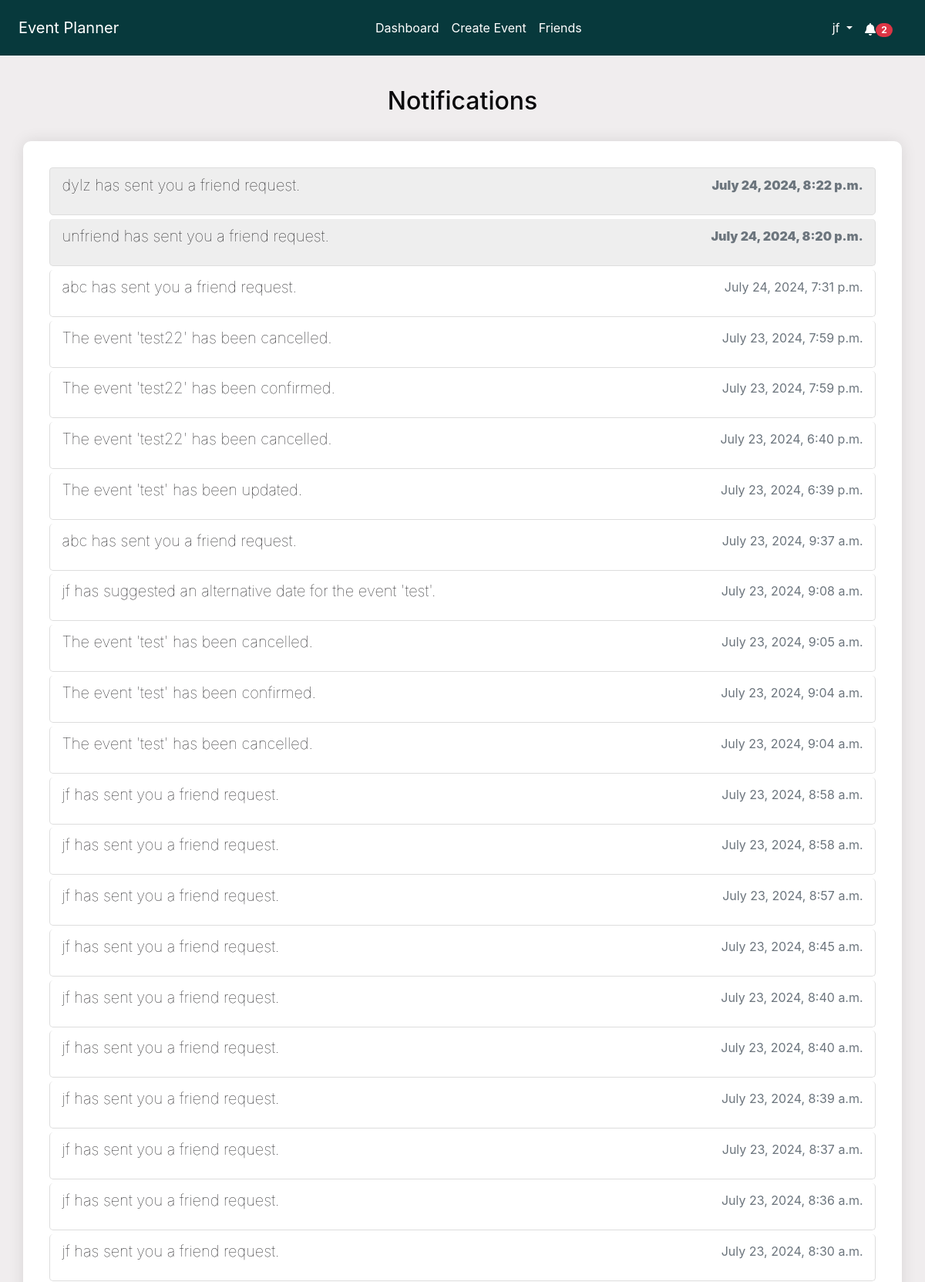
The page /notifications/ (signed in, upper part) on the database its author committed.
### notifications/models.py (models this page shows, shortened)
class Notification(models.Model):
    NOTIFICATION_TYPES = [
        ("event_created", "Event Created"),
        ("event_updated", "Event Updated"),
        ("event_cancelled", "Event Cancelled"),
        ("invitation_response", "Invitation Response"),
        ("suggested_alternate_date", "Suggested Alternate Date"),
        ("event_confirmed", "Event Confirmed"),
        ("friend_request_received", "Friend Request Received"),
    ]
    user = models.ForeignKey(User, on_delete=models.CASCADE)
    event = models.ForeignKey(
        Event, on_delete=models.CASCADE, null=True, blank=True
    )
    type = models.CharField(max_length=50, choices=NOTIFICATION_TYPES)
    message = models.TextField()
    created_at = models.DateTimeField(auto_now_add=True)
    read = models.BooleanField(default=False)
    url = models.URLField(default="/")

### notifications/views.py (the view)
# urls.py: path("", views.notifications, name="notifications"),
@login_required
def notifications(request):
    notifications = Notification.objects.filter(user=request.user).order_by(
        "-created_at"
    )
    context = {"notifications": notifications}
    return render(request, "notifications/notifications.html", context)

### accounts/context_processors.py (called while the page is built)
def google_api_key(request):
    return {"GOOGLE_API_KEY": os.getenv("GOOGLE_API_KEY")}

### notifications/context_processors.py (called while the page is built)
def notifications(request):
    if request.user.is_authenticated:
        all_unread_notifications = Notification.objects.filter(
            user=request.user, read=False
        ).order_by("-created_at")
        unread_count = all_unread_notifications.count()
        recent_unread_notifications = all_unread_notifications[:8]
        return {
            "recent_unread_notifications": recent_unread_notifications,
            "unread_count": unread_count,
        }
    return {}

### templates/notifications/notifications.html (shortened to what this page needs)
{% extends 'base.html' %}
{% block content %}
<div class="container">
    <h2 class="text-center mt-4 mb-4">Notifications</h2>
    <div class="notifications-list scrollable-column">
        <ul class="list-group">
            {% for notification in notifications|dictsort:'read' %}
                <li class="list-group-item {% if not notification.read %}bg-gray{% endif %}">
                    {% if notification.type == 'friend_request_received' %}
                        <a href="{% url 'friends_page' %}" class="notification-link">
                            <h5 class="notification-title">{{ notification.message }}</h5>
                            <p class="notification-time text-muted">{{ notification.created_at|date:"F j, Y, g:i a" }}</p>
                        </a>
                    {% else %}
                        <a href="{% url 'mark_notification_read' notification.id %}" class="notification-link">
                            <h5 class="notification-title">{{ notification.message }}</h5>
                            <p class="notification-time text-muted">{{ notification.created_at|date:"F j, Y, g:i a" }}</p>
                        </a>
                    {% endif %}
                </li>
            {% endfor %}
        </ul>
    </div>
</div>
{% endblock %}

### templates/base.html (shortened to what this page needs)
<!DOCTYPE html>
<html lang="en">
<head>
    {% load static %}
    <link rel="stylesheet" href="https://stackpath.bootstrapcdn.com/bootstrap/4.5.2/css/bootstrap.min.css">
    <link rel="stylesheet" href="{% static 'css/styles.css' %}">
    <link rel="stylesheet" href="https://cdnjs.cloudflare.com/ajax/libs/font-awesome/5.15.4/css/all.min.css">
    <link rel="stylesheet" href="https://cdnjs.cloudflare.com/ajax/libs/fullcalendar/3.10.2/fullcalendar.min.css" />
</head>
<body class="c-app">
    <header class="c-header c-header-light c-header-fixed">
        <nav class="navbar navbar-expand-lg navbar-light">
            <a class="navbar-brand" href="{% url 'home' %}">Event Planner</a>
            <div class="collapse navbar-collapse" id="navbarSupportedContent">
                {% if user.is_authenticated %}
                <ul class="navbar-nav mx-auto">
                    <li class="nav-item {% if request.resolver_match.url_name == 'dashboard' %}active{% endif %}">
                        <a class="nav-link" href="{% url 'dashboard' %}">Dashboard</a>
                    </li>
                    <li class="nav-item {% if request.resolver_match.url_name == 'create_event' %}active{% endif %}">
                        <a class="nav-link" href="{% url 'create_event' %}">Create Event</a>
                    </li>
                    <li class="nav-item {% if request.resolver_match.url_name == 'friends_page' %}active{% endif %}">
                        <a class="nav-link" href="{% url 'friends_page' %}">Friends</a>
                    </li>
                    {% endif %}
                </ul>
                {% if user.is_authenticated %}
                <ul class="navbar-nav d-flex">
                    <li class="nav-item dropdown">
                        <a class="nav-link dropdown-toggle" href="#" id="profileLink" role="button" data-toggle="dropdown" aria-haspopup="true" aria-expanded="false">
                            {{ user.username }}
                        </a>
                    </li>
                </ul>
                {% endif %}
            </div>
            {% if user.is_authenticated %}
                <ul class="navbar-nav ml-auto d-flex">
                    <li class="nav-item">
                        <a class="nav-link" href="#" id="notificationBell" role="button" data-toggle="dropdown" aria-haspopup="true" aria-expanded="false">
                            <i class="fas fa-bell"></i>
                            {% if unread_count > 0 %}
                                <span class="badge badge-pill badge-danger">{{ unread_count }}</span>
                            {% else %}
                                <span class="badge badge-pill badge-danger" style="opacity: 0;">{{ unread_count }}</span>
                            {% endif %}
                        </a>
                    </li>
                </ul>
            {% endif %}
        </nav>
    </header>
    <main class="c-main">
        <div class="container-fluid">
            <div class="fade-in">
                {% block content %}{% endblock %}
            </div>
        </div>
    </main>
</body>
</html>

### static/css/styles.css (style rules this page uses)
* { box-sizing: border-box; }
body, html { margin: 0; padding: 0; font-family: var(--font-family-sans-serif); background-color: var(--background); color: var(--text); height: 100%; }
:root { --primary: #07393c; --secondary: #2C666E; --accent: #90DDF0; --background: #F0EDEE; --text: #0A090C; --heading-bg: #eeeeee; --white: #fff; --gray: #6c757d; --gray-dark: #343a40; --success: #28a745; --info: #17a2b8; --warning: #ffc107; --danger: #dc3545; --light: #f8f9fa; --dark: #343a40; --breakpoint-xs: 0; --breakpoint-sm: 576px; --breakpoint-md: 768px; --breakpoint-lg: 992px; --breakpoint-xl: 1200px; --font-family-sans-serif: -apple-system, BlinkMacSystemFont, "Segoe UI", Roboto, "Helvetica Neue", Arial, "Noto Sans", sans-serif, "Apple Color Emoji", "Segoe UI Emoji", "Segoe UI Symbol", "Noto Color Emoji"; --font-family-monospace: SFMono-Regular, Menlo, Monaco, Consolas, "Liberation Mono", "Courier New", monospace; }
.container-fluid { display: flex; flex-direction: column; min-height: 100vh; }
.scrollable-column { overflow-y: auto; max-height: 100vh; }
header { background-color: var(--primary) !important; color: var(--white) !important; padding: .5rem !important; margin-bottom: 1rem !important; }
header a, header .navbar-brand, header .nav-link { color: var(--white) !important; }
body>main>div>div>div.container { background-color: var(--white); padding: 2rem; box-shadow: 0 0 10px rgba(0, 0, 0, .5); }
.notifications-list { background-color: var(--white); padding: 2rem; border-radius: 10px; box-shadow: 0 0 20px rgba(0, 0, 0, .1); width: 100%; max-width: 100%; margin: 2rem auto; color: var(--text); }
.notifications-list ul { list-style-type: none; padding: 0; }
.notifications-list ul li { margin: .15rem; padding: 10px 15px; border: 1px solid #ddd; border-radius: 5px; transition: background-color .3s; }
.notifications-list ul li .notification-link { text-decoration: none; color: var(--text); display: flex; justify-content: space-between; }
.navbar-nav.mx-auto { flex: 1; justify-content: center; }
#notificationBell { margin-right: 10px; padding-top: .9rem; display: flex; justify-content: flex-end; }
.bg-gray.bg-gray { background-color: var(--heading-bg) !important; font-weight: 900; }
.notification-title { font-weight: 100; }
body>main>div>div>div.container { background-color: transparent; padding: 0rem; box-shadow: none; }

### rows shown on the page
Notification: message "dylz has sent you a friend request.", created_at "July 24, 2024, 8:22 p.m."
Notification: message "unfriend has sent you a friend request.", created_at "July 24, 2024, 8:20 p.m."
Notification: message "abc has sent you a friend request.", created_at "July 24, 2024, 7:31 p.m."
Notification: message "The event 'test22' has been cancelled.", created_at "July 23, 2024, 7:59 p.m."
Notification: message "The event 'test22' has been confirmed.", created_at "July 23, 2024, 7:59 p.m."
Notification: message "The event 'test22' has been cancelled.", created_at "July 23, 2024, 6:40 p.m."
Notification: message "The event 'test' has been updated.", created_at "July 23, 2024, 6:39 p.m."
Notification: message "abc has sent you a friend request.", created_at "July 23, 2024, 9:37 a.m."
Notification: message "jf has suggested an alternative date for the event 'test'.", created_at "July 23, 2024, 9:08 a.m."
Notification: message "The event 'test' has been cancelled.", created_at "July 23, 2024, 9:05 a.m."
Notification: message "The event 'test' has been confirmed.", created_at "July 23, 2024, 9:04 a.m."
Notification: message "The event 'test' has been cancelled.", created_at "July 23, 2024, 9:04 a.m."
Notification: message "jf has sent you a friend request.", created_at "July 23, 2024, 8:58 a.m."
Notification: message "jf has sent you a friend request.", created_at "July 23, 2024, 8:58 a.m."
Notification: message "jf has sent you a friend request.", created_at "July 23, 2024, 8:57 a.m."
Notification: message "jf has sent you a friend request.", created_at "July 23, 2024, 8:45 a.m."
Notification: message "jf has sent you a friend request.", created_at "July 23, 2024, 8:40 a.m."
Notification: message "jf has sent you a friend request.", created_at "July 23, 2024, 8:40 a.m."
Notification: message "jf has sent you a friend request.", created_at "July 23, 2024, 8:39 a.m."
Notification: message "jf has sent you a friend request.", created_at "July 23, 2024, 8:37 a.m."
Notification: message "jf has sent you a friend request.", created_at "July 23, 2024, 8:36 a.m."
Notification: message "jf has sent you a friend request.", created_at "July 23, 2024, 8:30 a.m."

### other values the page prints
{{ user.username }} "jf"
{{ unread_count }} "2"
